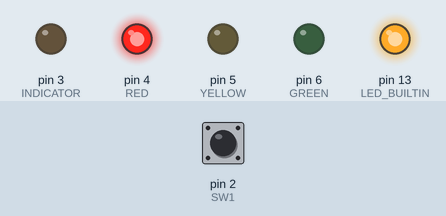
Bench run of a program on a simulated Arduino Pro Mini, built with avr-gcc and run on an emulated ATmega328P. On the bench: output pins drawn as LEDs (lit = HIGH). Inputs (shaded band) come from the test bench; at power-on: pin 2 (SW1) HIGH.

Above: at 0.1 s.
At 6.1 s:
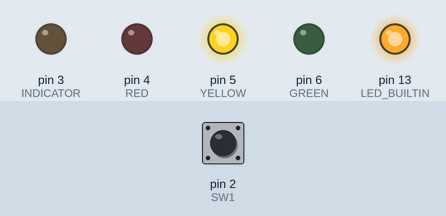
At 20.1 s:
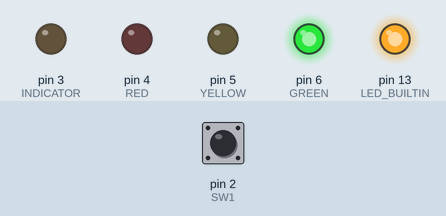
At 39.1 s:
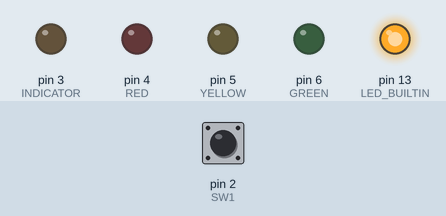
Timing chart, 0 to 40.0 s (numbered marks = the images above):
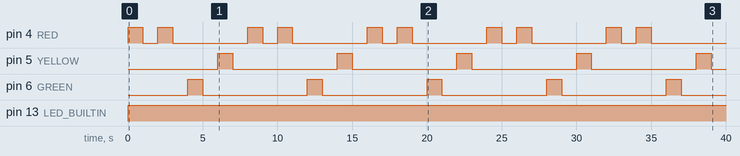

The program:

main.cpp
```cpp
#include <Arduino.h>

#define INDICATOR 3
#define RED 4
#define YELLOW 5
#define GREEN 6

#define SW1 2
#define SW1_ON HIGH

static int sw1 = 0;

void ledOn(int pin, unsigned long ms);

void setup() {
    pinMode(LED_BUILTIN, OUTPUT);
    pinMode(INDICATOR, OUTPUT);
    pinMode(RED, OUTPUT);
    pinMode(YELLOW, OUTPUT);
    pinMode(GREEN, OUTPUT);
    pinMode(SW1, INPUT);
}

void loop() {
    sw1 = digitalRead(SW1);

    // Индикатор нажатия кнопки
    digitalWrite(LED_BUILTIN, sw1 == SW1_ON ? HIGH : LOW);
    digitalWrite(INDICATOR, HIGH);

    if (sw1 != SW1_ON) {
        return;
    }

    digitalWrite(INDICATOR, LOW);

    for (int i = 0; i < 5; i++) {
        ledOn(RED, 1000);
        delay(1000);
        ledOn(RED, 1000);
        delay(1000);
        ledOn(GREEN, 1000);
        delay(1000);
        ledOn(YELLOW, 1000);
        delay(1000);
    }
    for (int i = 0; i < 12; i++) {
        digitalWrite(RED, HIGH);
        digitalWrite(YELLOW, HIGH);
        delay(250);
        digitalWrite(RED, LOW);
        digitalWrite(YELLOW, LOW);
        delay(250);
    }
    for (int i = 0; i < 10; i++) {
        digitalWrite(RED, HIGH);
        digitalWrite(GREEN, HIGH);
        delay(2000);
        digitalWrite(RED, LOW);
        digitalWrite(GREEN, LOW);
        delay(2000);
        digitalWrite(RED, HIGH);
        digitalWrite(YELLOW, HIGH);
        digitalWrite(GREEN, HIGH);
        delay(2000);
        digitalWrite(RED, LOW);
        digitalWrite(YELLOW, LOW);
        digitalWrite(GREEN, LOW);
        delay(2000);
    }
}

void ledOn(int pin, unsigned long ms) {
    digitalWrite(pin, HIGH);
    delay(ms);
    digitalWrite(pin, LOW);
}
```

Measured:
- by itself, pin 4 (RED): repeats every 8.0 s: LOW 1.0 s, HIGH 1.0 s, LOW 5.0 s, HIGH 1.0 s
- by itself, pin 5 (YELLOW), pin 6 (GREEN): alternates HIGH for 1.0 s and LOW for 7.0 s
- by itself, pin 13 (LED_BUILTIN): LOW → HIGH at 0.00 s
